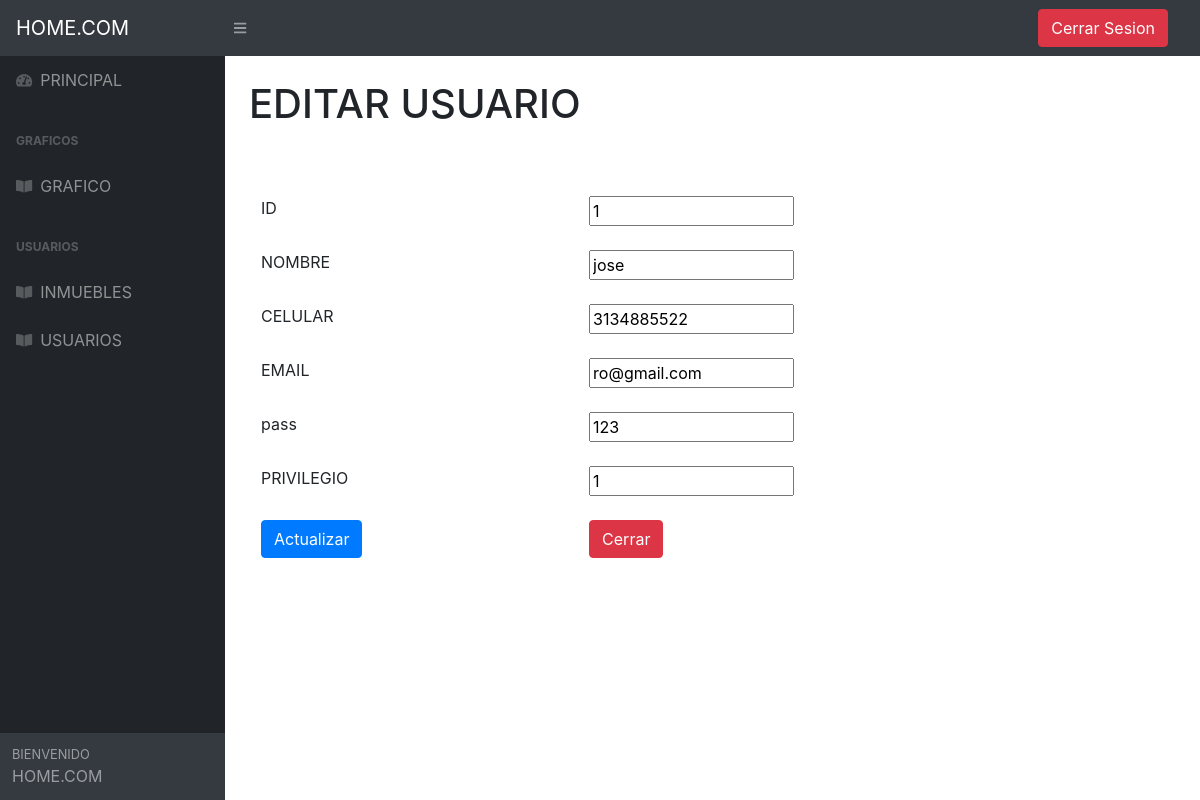
/vistas/vistaEditarUsuario.php?ref=1 (signed in), run on the app's committed database.
### tables this page shows
CREATE TABLE `usuario` (
  `idUsuario` int(10) NOT NULL,
  `nombre` varchar(45) NOT NULL,
  `celular` varchar(45) NOT NULL,
  `email` varchar(45) NOT NULL,
  `password` varchar(45) NOT NULL,
  `fecha_creacion` date NOT NULL,
  `privilegio` int(3) NOT NULL,
  `foto` varchar(500) NOT NULL,
  `verificacion` int(10) NOT NULL,
  `modo` varchar(45) NOT NULL
);

### modelo/claseConexion.php (called while the page is built, shortened)
<?php
class claseConexion {
    private $conexion;
    public function __construct() {
        $this->servidor="127.0.0.1";
        $this->usuario="root";
        $this->clave="";
        $this->basedatos="home";
        $this->conexion= new mysqli($this->servidor, $this->usuario,
                $this->clave, $this->basedatos);
    }
    public function ejecutarConsulta($sql){
        $contenedor=$this->conexion->query($sql);
        return $contenedor->fetch_all();
    }
}

### modelo/daoRegistroUsuario.php (called while the page is built, shortened)
<?php
include_once 'claseConexion.php';
class daoRegistroUsuario {
    public static function buscarPorReferencia ($ref){
        $con=new claseConexion();
        $sql="SELECT * FROM `usuario` WHERE idUsuario ='$ref'";
        $cont=$con ->ejecutarConsulta($sql);
        return $cont[0];
    }
}

### vistas/vistaEditarUsuario.php (the view, shortened to what this page needs)
<?php
require_once '../modelo/daoRegistroUsuario.php';
require_once '../modelo/claseConexion.php';
$ref = daoRegistroUsuario::buscarPorReferencia($_GET['ref']);
?>
<!DOCTYPE html>
<html lang="en">
    <head>
        <link href="css/styles.css" rel="stylesheet" />
        <link href="https://cdn.datatables.net/1.10.20/css/dataTables.bootstrap4.min.css" rel="stylesheet" />
    </head>
    <body class="sb-nav-fixed">
        <nav class="sb-topnav navbar navbar-expand navbar-dark bg-dark">
            <a class="navbar-brand" href="#">HOME.COM</a>
            <button class="btn btn-link btn-sm order-1 order-lg-0" id="sidebarToggle" href="#"><i class="fas fa-bars"></i></button>
            <ul class="navbar-nav ml-auto mr-0 mr-md-3 my-2 my-md-0">
                <a href="../controlador/controlador.php?a=salir"><button  type="button" class="btn btn-danger" data-toggle="tooltip" data-placement="left">Cerrar Sesion</button></a>
            </ul>
        </nav>
        <div id="layoutSidenav">
            <div id="layoutSidenav_nav">
                <nav class="sb-sidenav accordion sb-sidenav-dark" id="sidenavAccordion">
                    <div class="sb-sidenav-menu">
                        <div class="nav">
                            <a class="nav-link" href="vista_Principal.php">
                                <div class="sb-nav-link-icon"><i class="fas fa-tachometer-alt"></i></div>
                                PRINCIPAL
                            </a>
                            <div class="sb-sidenav-menu-heading">GRAFICOS</div>
                            <a class="nav-link collapsed" href="charts.php">
                                <div class="sb-nav-link-icon"><i class="fas fa-book-open"></i></div>
                                GRAFICO
                            </a>
                             <div class="sb-sidenav-menu-heading">USUARIOS</div>
                             <a class="nav-link collapsed" href="inmueble.php">
                                <div class="sb-nav-link-icon"><i class="fas fa-book-open"></i></div>
                                INMUEBLES
                            </a>
                            <a class="nav-link collapsed" href="usuario.php"    >
                                <div class="sb-nav-link-icon"><i class="fas fa-book-open"></i></div>
                                USUARIOS
                            </a>
                            <div class="sb-sidenav-menu-heading"></div>
                        </div>
                    </div>
                    <div class="sb-sidenav-footer">
                        <div class="small">BIENVENIDO</div>
                        HOME.COM
                    </div>
                </nav>
            </div>
            <div id="layoutSidenav_content">
                <main>
                    <div class="container-fluid">
                        <h1 class="mt-4">EDITAR USUARIO</h1>
                        <form action="../controlador/controlador.php?a=editarusu" method="POST" enctype="multipart/form-data">
                            <table class="table table-borderless">
                                <tbody>
                                    <tr>
                                        <td>ID</td>
                                        <td><input type="text" name="id" size="15" value="<?=$ref[0]?>" readonly="readonly"></td>
                                    </tr>
                                    <tr>
                                        <td>NOMBRE</td>
                                        <td><input type="text" name="nombre" size="15" value="<?=$ref[1]?>" readonly="readonly"></td>
                                    </tr>
                                    <tr>
                                        <td>CELULAR</td>
                                        <td><input type="text" name="celular" size="15" value="<?=$ref[2]?>" ></td>
                                    </tr>
                                    <tr>
                                        <td>EMAIL</td>
                                        <td><input type="text" name="email" size="15" value="<?=$ref[3]?>" ></td>
                                    </tr>
                                    <tr>
                                        <td>pass</td>
                                        <td><input type="text" name="pass" size="15" value="<?=$ref[4]?>" ></td>
                                    </tr>
                                    <tr>
                                        <td>PRIVILEGIO</td>
                                        <td><input type="text" name="privilegio" size="15" value="<?=$ref[6]?>"></td>
                                    </tr>
                                    <br>
                                    <br>
                                    <tr>
                                        <td><input type="submit" value="Actualizar" type="button" class="btn btn-primary"></td>
                                        <td><a href="usuario.php" type="button" class="btn btn-danger">Cerrar</a></td>
                                    </tr>
                                </tbody>
                            </table>
                        </form>
                        </div>
                    </div>
            </div>
    </body>
</html>

### data on the page
usuario: id "1", nombre "jose", celular "3134885522", email "ro@gmail.com", pass "123", privilegio "1"
